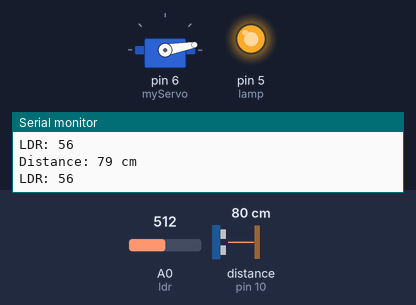
Recording of a sketch running on a simulated Arduino Uno, built with avr-gcc and run on an emulated ATmega328P. On the bench: servo, output pins drawn as LEDs (lit = HIGH), the last lines printed to the serial monitor. Wiring (inferred from the names in the program): ultrasonic range finder: trigger pin 9; echo pin 10. The inputs (shaded band) are chosen by the test bench; at power-on: distance to the obstacle (sensor on pin 10) 80 cm, A0 (ldr) = 512. The echo pulse lasts 58.3 µs per cm; pins used as bus, display or sensor lines are not drawn.

Above: at 1.2 s.
1.3 s: distance to the obstacle (sensor on pin 10) set to 12 cm
2.8 s: distance to the obstacle (sensor on pin 10) set to 9 cm
At 4.0 s:
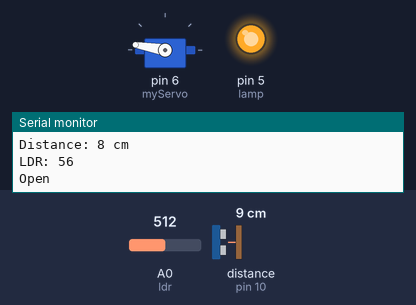
4.3 s: A0 (ldr) set to 47
7.3 s: A0 (ldr) set to 40
At 10.2 s:
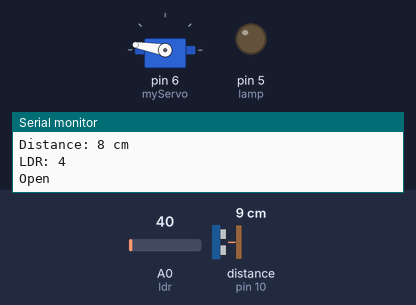
10.3 s: distance to the obstacle (sensor on pin 10) set to 18 cm
At 13.0 s:
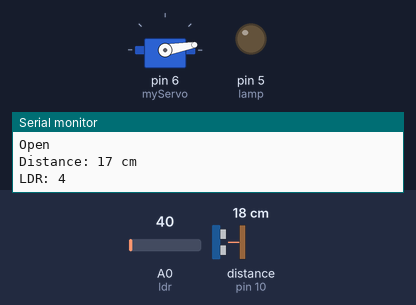
13.3 s: distance to the obstacle (sensor on pin 10) set to 2 cm
At 13.9 s:
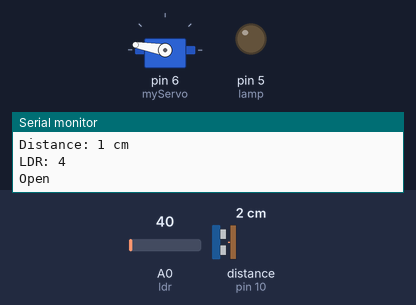
Timing chart, 0 to 15.9 s (numbered marks = the images above; inputs shaded):
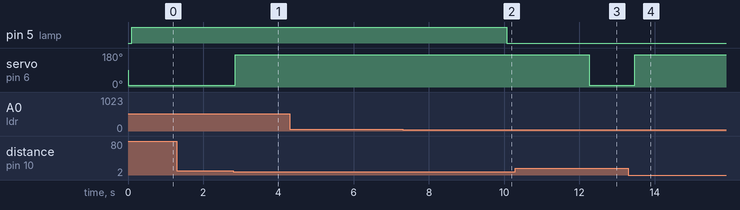

The sketch:

bin.ino
```cpp
#include <Servo.h>

const int trigPin = 9;
const int echoPin = 10;
long duration;
int distance;
int lamp = 5;
int ldr = A0;
int rawValue = 0;
int val = 0;

Servo myServo;  // สร้างอ็อบเจกต์เซอร์โว

void setup() {
  pinMode(trigPin, OUTPUT);
  pinMode(echoPin, INPUT);
  pinMode(ldr, INPUT);
  pinMode(lamp, OUTPUT);
  Serial.begin(9600);
  myServo.attach(6);  // เซอร์โวต่อที่ขา 6
}

void loop() {
  // ส่งคลื่นอัลตราโซนิก
  digitalWrite(trigPin, LOW);
  delayMicroseconds(2);
  digitalWrite(trigPin, HIGH);
  delayMicroseconds(10);
  digitalWrite(trigPin, LOW);

  // รับเวลาการสะท้อนกลับ
  duration = pulseIn(echoPin, HIGH);

  // คำนวณระยะทาง (หน่วย: เซนติเมตร)
  distance = duration * 0.034 / 2;

  Serial.print("Distance: ");
  Serial.print(distance);
  Serial.println(" cm");

  rawValue = analogRead(ldr);  // อ่านค่าแสงจาก LDR
  val = map(rawValue, 0, 900, 0, 100);
  Serial.print("LDR: ");
  Serial.println(val);

  if (distance < 10) {
    myServo.write(170);
    Serial.println("Open");
    delay(1000);
  } else if (distance > 11) {
    myServo.write(10);
    delay(100);
  } else {
    myServo.write(10);
    delay(100);
  }

  if (val < 5){
    delay(1000);
    digitalWrite(lamp, LOW);
    delay(100);
  }
  else if (val > 5){
    digitalWrite(lamp, HIGH);
    delay(100);
  }

}
```

Measured:
- the behaviour switches between 11 and 10 cm on distance to the obstacle (sensor on pin 10) (found by bisection; images 0 and 1)
- the behaviour switches between 45 and 44 on A0 (ldr) (found by bisection; images 1 and 2)
- after the input at 2.8 s, servo on pin 6 (myServo): 10° → 170° after 0.06 s
- after the input at 7.3 s, pin 5 (lamp): HIGH → LOW after 2.8 s
- after the input at 10.3 s, servo on pin 6 (myServo): 170° → 10° after 2.0 s
- after the input at 13.3 s, servo on pin 6 (myServo): 10° → 170° after 0.17 s
